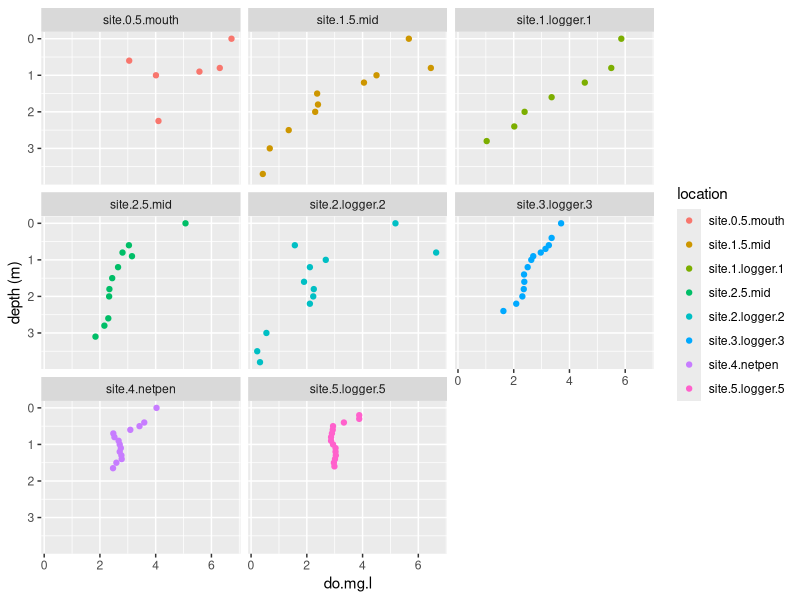

Reproduce this figure in R.
library(readr)
library(dplyr)
library(tidyverse)
library(lubridate)
library(ggplot2)
library(gridExtra)
library(grid)

setwd("C:/Users/barrehan/Documents/GitHub/cwa.habitat.selection.dvm")
ysi <- read.csv("data/raw.data/ysi.profile/2021.ysi.profiles.csv")

noon <- ysi[ysi$day.segment == "noon",]
morning <- ysi[ysi$day.segment == "morning",]

ggplot(data= morning, aes(x = do.mg.l, y = depth.m, colour = location), group_by = location)+
  geom_point()+
  scale_y_reverse()+
  facet_wrap(~location)+
  ylab("depth (m)")
  xlab("temperature C")+
  theme(panel.grid.major = element_blank(), panel.grid.minor = element_blank(),
        panel.background = element_blank(), axis.line = element_line(colour = "black"),
        text = element_text(size = 20))
  
max.dn <- noon %>%
  group_by(location)%>%
  top_n(1, depth.m)

max.dm <- morning %>%
  group_by(location)%>%
  top_n(1, depth.m)

max.dme <- morning %>%
  group_by(location)%>%
  top_n(-1, depth.m)
  
